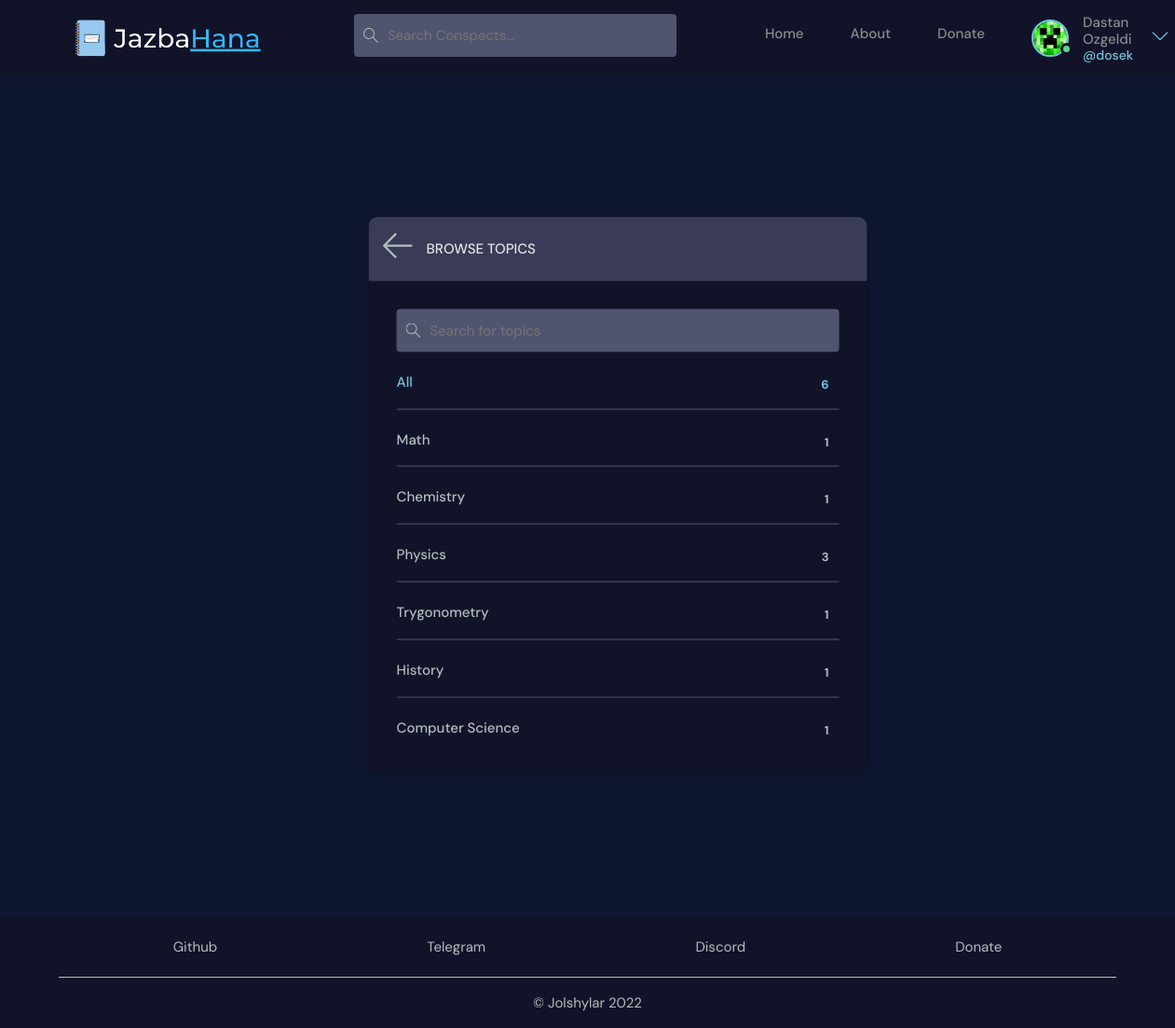
/topics/ (signed in), run on the app's committed database.
### base/models.py (models this page shows, shortened)
class User(AbstractUser):
    name = models.CharField(max_length=200, null=True)
    email = models.EmailField(unique=True, null=True)
    bio = models.TextField(null=True)
    avatar = models.ImageField(null=True, default="avatar.svg", upload_to="avatars/")
    USERNAME_FIELD = 'email'
    REQUIRED_FIELDS = []

class Topic(models.Model):
    name = models.CharField(max_length=200)

### base/views.py (the view)
# urls.py: path('topics/', views.topics_page, name='topics'),
def topics_page(request):
    q = request.GET.get('q') if request.GET.get('q') != None else ''
    topics = Topic.objects.filter(name__icontains=q)
    context = {'topics': topics}
    return render(request, 'base/topics.html', context)

### base/templates/base/topics.html
{% extends 'base.html' %}
{% load static %}
{% block content %}
<link rel="stylesheet" href="{% static 'styles/topics.css' %}" />
<main class="create-classroom layout">
  <div class="container">
    <div class="layout__box">
      <div class="layout__boxHeader">
        <div class="layout__boxTitle">
          <a href="{% url 'home' %}">
            <img src="{% static 'images/icons/arrow-left.svg' %}" />
          </a>
          <h3>Browse Topics</h3>
        </div>
      </div>
      <div class="topics-page layout__body">
        <form action="" class="header__search">
          <label>
            <img src="{% static 'images/icons/search.svg' %}" />
            <input name="q" placeholder="Search for topics" />
          </label>
        </form>
        <ul class="topics__list">
          <li>
            <a href="{% url 'topics' %}" class="active">All <span>{{topics.count}}</span></a>
          </li>
          {% for topic in topics %}
          <li>
            <a href="{% url 'home' %}?q={{topic.name}}">{{topic.name}}<span>{{topic.classroom_set.all.count}}</span></a>
          </li>
          {% endfor %}
        </ul>
      </div>
    </div>
  </div>
</main>
{% endblock content %}

### templates/navbar.html (shortened to what this page needs)
{% load static %}
<link rel="stylesheet" href="{% static 'styles/navbar.css' %}" />
<header class="header header--loggedIn">
    <div class="container">
      <a href="{% url 'home' %}" class="header__logo">
        <img src="{% static 'images/logo.png' %}" />
      </a>
      <form class="header__search" action="{% url 'home' %}">
        <label>
          <img src="{% static 'images/icons/search.svg' %}">
          <input name="q" placeholder="Search Conspects..." />
        </label>
      </form>
      <nav class="header__menu">
        <div class="nav-bar">
          <ul class="pages">
            <li>
              <a href="{% url 'home'%}">Home</a>
            </li>
            <li>
              <a href="{% url 'about' %}">About</a>
            </li>
            <li>
              <a href="{% url 'donate' %}">Donate</a>
            </li>
          </ul>
        {% if request.user.is_authenticated %}
        <div class="header__user">
          <a href="{% url 'user-profile' user.id %}">
            <div class="avatar avatar--medium active">
              <img src="{{request.user.avatar.url}}" />
            </div>
            <p>{{request.user.name}} <span>@{{request.user.username}}</span></p>
          </a>
          <button class="dropdown-button">
            <img src="{% static 'images/icons/chevron-down.svg' %}" />
          </button>
        </div>
        {% else %}
        <a href="{% url 'login' %}">
          <img src="{% static 'images/avatar.svg' %}" />
          <p class="login-word">Login</p>
        </a>
        {% endif %}
      </div>
      </nav>
    </div>
</header>

### static/styles/style.css (style rules this page uses)
:root { --color-main: #71c6dd; --color-main-light: #e1f6fb; --color-dark: #111329; --color-dark-medium: #51546e; --color-dark-light: #393b57; --color-light: #e5e5e5; --color-gray: #8b8b8b; --color-light-gray: #b2bdbd; --color-bg: #0e1631; --color-success: #5dd693; }
* { font-family: "DM Sans", -apple-system, BlinkMacSystemFont, "Segoe UI", Roboto, Oxygen, Ubuntu, Cantarell, "Open Sans", "Helvetica Neue", sans-serif; margin: 0; padding: 0; box-sizing: border-box; text-rendering: optimizeLegibility; font-size: inherit; }
html { font-size: 56.25%; }
body { line-height: 1.6; font-weight: 400; font-size: 1.5rem; color: var(--color-light-gray); background-color: var(--color-bg); min-height: 100vh; }
a { display: inline-block; color: var(--color-main); text-decoration: none; }
.container { max-width: 120rem; width: 90%; margin: auto; }
.avatar { position: relative; display: inline-block; border-radius: 50%; border: 2px solid var(--color-main); }
.avatar img { display: block; border-radius: 50%; object-fit: cover; object-position: center; }
.avatar::after { content: ""; display: block; position: absolute; background-color: var(--color-gray); z-index: 111; border-radius: 50%; border: 0.3rem solid var(--color-dark); }
.avatar.active::after { background-color: var(--color-success); }
.avatar.avatar--medium img { width: 3.6rem; height: 3.6rem; border-radius: 50%; }
.avatar.avatar--medium:after { width: 0.7rem; height: 0.7rem; bottom: 0px; right: -6px; }
.header { padding: 1.5rem; background-color: var(--color-dark); }
.header > .container { display: flex; gap: 9.5rem; }
.header__logo, .header__user { display: flex; gap: 2rem; align-items: center; }
.header__logo > img { height: 50px; }
.header__search > label { background-color: var(--color-dark-medium); padding: 1.3rem 1rem; display: flex; align-items: center; gap: 1rem; border-radius: 4px; }
.header__search input { width: 30rem; background: transparent; border: none; outline: none; color: var(--color-light); }
.header__menu { position: relative; margin-left: auto; }
.header__menu a { display: flex; gap: 1.5rem; align-items: center; font-weight: 500; text-decoration: none; color: var(--color-gray); }
.header__menu img { height: 3.6rem; }
.header__menu p { line-height: 1.2; }
.header__menu span { color: var(--color-main); font-weight: 500; font-size: 1.4rem; display: block; }
.dropdown-button { background: transparent; border: 0; outline: 0; cursor: pointer; }
.dropdown-button img { max-height: 18px; }
.pages { list-style-type: none; display: flex; justify-content: space-between; gap: 5rem; padding-top: 2%; }
.nav-bar { display: flex; justify-content: space-between; gap: 5rem; }
@media only screen and (min-width: 1200px) { html { font-size: 62.5%; } }
.layout { margin-top: 2.4rem; }
.layout > .container { display: flex; justify-content: space-between; align-items: flex-start; gap: 2.5rem; }
.layout__box { margin-left: 600px; margin-top: 400px; width: 90%; max-width: 48rem; min-height: 40rem; top: 50%; left: 50%; transform: translate(-50%, -46%); background-color: var(--color-dark); border-radius: 1rem; box-shadow: 1px 1px 6px 3px rgba(0, 0, 0, 0.1); overflow: hidden; }
.layout__boxHeader { display: flex; padding: 1.5rem; background-color: var(--color-dark-light); }
.layout__boxTitle { display: flex; gap: 1.5rem; align-items: center; }
.layout__boxTitle h3 { text-transform: uppercase; font-weight: 500; color: var(--color-light); }
.layout__body { margin: 3rem; }
.create-classroom.layout .layout__box { max-width: 68rem; }
.topics__list { list-style: none; }
.topics__list li a { display: flex; justify-content: space-between; margin-bottom: 3rem; font-weight: 500; color: var(--color-light-gray); transition: all 0.3s ease-in-out; }
.topics__list li a.active, .topics__list li a:hover { color: var(--color-main); }
.topics__list li a span { padding: 0.5rem 1rem; background-color: var(--color-dark); border-radius: 3px; font-size: 1.3rem; font-weight: 700; letter-spacing: 1px; }
.topics-page .topics__list li:not(:last-child) a { margin: 2rem 0; padding-bottom: 1rem; text-decoration: none; border-bottom: 1px solid var(--color-dark-medium); }
.topics-page .header__search { display: block; }

### static/styles/topics.css (style rules this page uses)
.topics-page .header__search { display: block; }

### data on the page
User: user.avatar (picture), user.name "Dastan Ozgeldi", user.username "dosek"
Topic: name "Math", classroom_set.all.count "1"
Topic: name "Chemistry", classroom_set.all.count "1"
Topic: name "Physics", classroom_set.all.count "3"
Topic: name "Trygonometry", classroom_set.all.count "1"
Topic: name "History", classroom_set.all.count "1"
Topic: name "Computer Science", classroom_set.all.count "1"

### other printed values
{{ topics.count }} "6"
